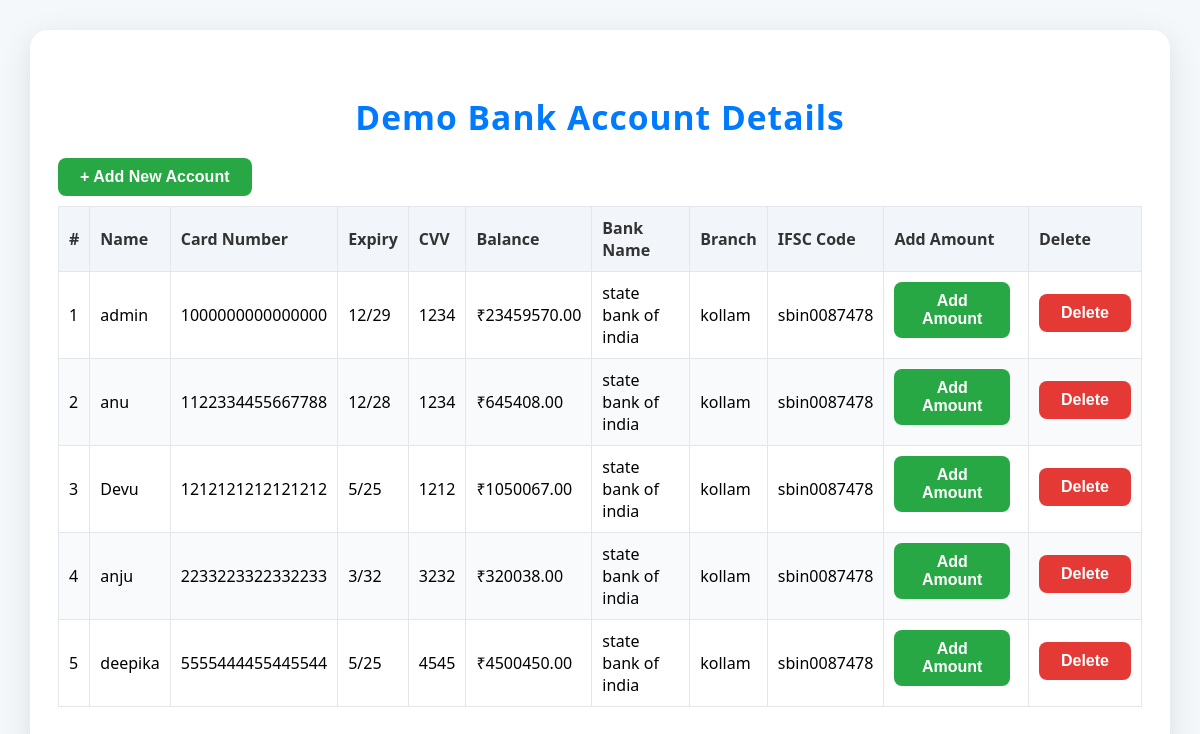
Page /viewdemobank on the committed database.
### appnew/models.py (models this page shows)
class demobank(models.Model):
    name= models.CharField(max_length=100)
    cardno=models.CharField(max_length=100,
        validators=[RegexValidator(regex=r'^\d{16}$', message="Card number must be exactly 16 digits.")],unique=True)
    expirymonth=models.IntegerField()
    expiryyear=models.IntegerField()
    cvv=models.IntegerField(
        validators=[RegexValidator(regex=r'^\d{4}$', message="CVV must be exactly 4 digits.")])
    balance=models.DecimalField(max_digits=10, decimal_places=2)
    bank_name=models.CharField(max_length=100)
    branch_name=models.CharField(max_length=100, blank=True, null=True)
    ifsc_code=models.CharField(max_length=11)

### appnew/views.py (the view)
# urls.py: path('viewdemobank', views.viewdemobank, name='viewdemobank'),
def viewdemobank(request):
    accounts = demobank.objects.all()
    return render(request, 'viewdemobank.html', {'accounts': accounts})

### appnew/templates/viewdemobank.html (shortened to what this page needs)
<!DOCTYPE html>
<html lang="en">
<head>
</head>
<body>
  <div class="detail-card">
    <h2>Demo Bank Account Details</h2>
    <button class="add-btn"><a class="add-link" href="adddemoaccount">+ Add New Account</a></button>
    <table class="account-table">
      <thead>
        <tr>
          <th>#</th>
          <th>Name</th>
          <th>Card Number</th>
          <th>Expiry</th>
          <th>CVV</th>
          <th>Balance</th>
          <th>Bank Name</th>
          <th>Branch</th>
          <th>IFSC Code</th>
          <th>Add Amount</th>
          <th>Delete</th>
        </tr>
      </thead>
      <tbody>
        {% for account in accounts %}
        <tr>
          <td>{{ forloop.counter }}</td>
          <td>{{ account.name }}</td>
          <td>{{ account.cardno }}</td>
          <td>{{ account.expirymonth }}/{{ account.expiryyear }}</td>
          <td>{{ account.cvv }}</td>
          <td>₹{{ account.balance }}</td>
          <td>{{ account.bank_name }}</td>
          <td>{{ account.branch_name }}</td>
          <td>{{ account.ifsc_code }}</td>
          <td>
            <button class="add-btn" onclick="openModal({{ account.id }})">Add Amount</button>
          </td>
          <td>
            <form method="post" action="{% url 'delete_demobank' account.id %}" style="display:inline;">
              <button type="submit" class="delete-btn" onclick="return confirm('Are you sure you want to delete this account?');">Delete</button>
            </form>
          </td>
        </tr>
        {% endfor %}
      </tbody>
    </table>
  </div>
</body>
</html>

### appnew/templates/viewdemobank.html (style rules this page uses)
body { font-family: 'Segoe UI', Arial, sans-serif; background: #f4f8fb; margin: 0; padding: 30px; }
.detail-card { max-width: 1100px; margin: 0 auto; background: #fff; border-radius: 18px; box-shadow: 0 8px 32px rgba(0,0,0,0.10); padding: 36px 28px 28px 28px; }
.detail-card h2 { text-align: center; color: #007bff; margin-bottom: 18px; font-size: 2.1rem; font-weight: 700; letter-spacing: 1px; }
.add-btn, .delete-btn { display: inline-block; font-size: 1rem; font-weight: 600; border: none; border-radius: 8px; padding: 10px 22px; margin-bottom: 10px; cursor: pointer; transition: background 0.2s, color 0.2s; text-decoration: none; }
.add-btn { background: #28a745; color: #fff; margin-right: 8px; }
.delete-btn { background: #e53935; color: #fff; margin-top: 6px; }
.account-table { width: 100%; border-collapse: collapse; margin-bottom: 24px; background: #fff; }
.account-table th, .account-table td { border: 1px solid #e3e6ea; padding: 10px; text-align: left; }
.account-table th { background: #f2f6fa; color: #333; font-weight: 700; }
.account-table tr:nth-child(even) { background: #f8fafc; }
.add-link { color: #fff; text-decoration: none; }

### rows in the picture
demobank: name "admin", cardno "1000000000000000", expirymonth "12", expiryyear "29", cvv "1234", balance "23459570.00", bank_name "state bank of india", branch_name "kollam", ifsc_code "sbin0087478"
demobank: name "anu", cardno "1122334455667788", expirymonth "12", expiryyear "28", cvv "1234", balance "645408.00", bank_name "state bank of india", branch_name "kollam", ifsc_code "sbin0087478"
demobank: name "Devu", cardno "1212121212121212", expirymonth "5", expiryyear "25", cvv "1212", balance "1050067.00", bank_name "state bank of india", branch_name "kollam", ifsc_code "sbin0087478"
demobank: name "anju", cardno "2233223322332233", expirymonth "3", expiryyear "32", cvv "3232", balance "320038.00", bank_name "state bank of india", branch_name "kollam", ifsc_code "sbin0087478"
demobank: name "deepika", cardno "5555444455445544", expirymonth "5", expiryyear "25", cvv "4545", balance "4500450.00", bank_name "state bank of india", branch_name "kollam", ifsc_code "sbin0087478"
